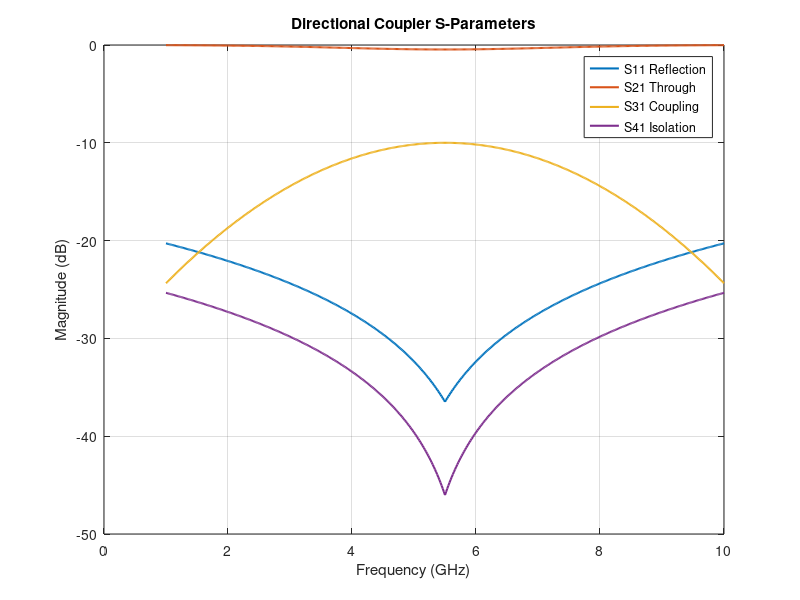
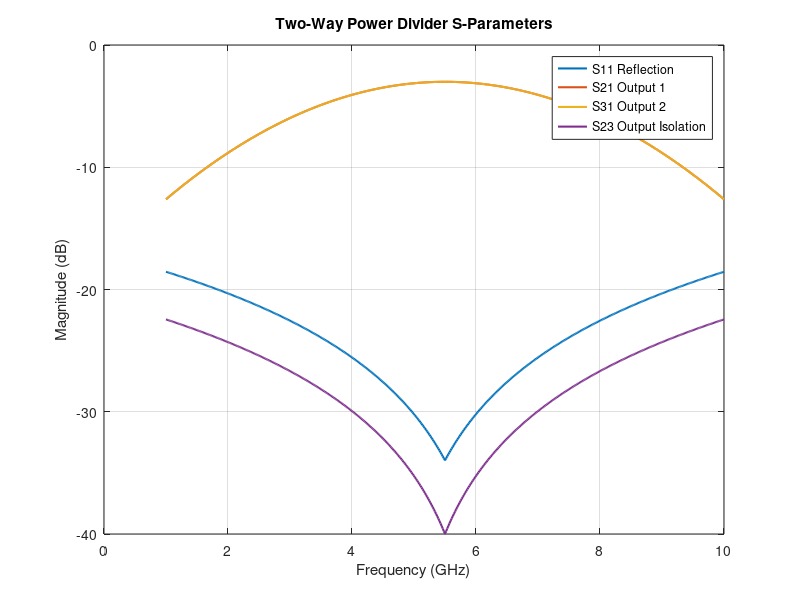
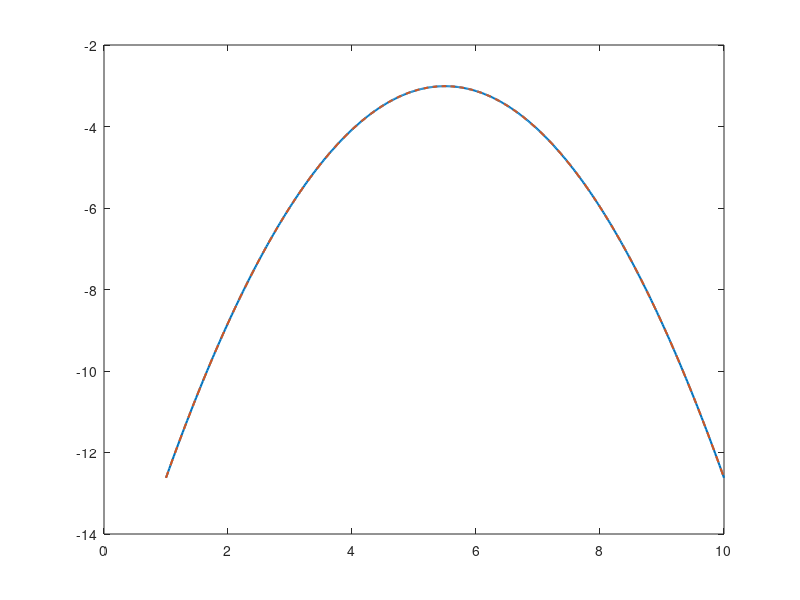

The MATLAB source for these figures, in order: (Note: this script raises an error after producing the figures.)

clc;
clear;
close all;

% Microwave Directional Coupler and Two-Way Power Divider
% S-Parameter Characterization

%% 1. Frequency setup
f = linspace(1e9,10e9,501);
fGHz = f/1e9;
f0 = 5.5e9;
x = (f-f0)/f0;

%% 2. Directional coupler model
C_dB = 10;
k0 = 10^(-C_dB/20);

k = k0.*exp(-0.5*(x/0.45).^2);
t = sqrt(1-k.^2);

S11_DC = 0.015+0.10*abs(x);
S21_DC = t;
S31_DC = 1i*k;
S41_DC = 0.005+0.06*abs(x);

S11_DC_dB = 20*log10(abs(S11_DC));
S21_DC_dB = 20*log10(abs(S21_DC));
S31_DC_dB = 20*log10(abs(S31_DC));
S41_DC_dB = 20*log10(abs(S41_DC));

%% 3. Two-way power divider model
bandResponse = exp(-0.5*(x/0.55).^2);

S11_PD = 0.02+0.12*abs(x);
S21_PD = (1/sqrt(2))*bandResponse.*exp(-1i*pi/2*(f/f0));
S31_PD = (1/sqrt(2))*bandResponse.*exp(-1i*pi/2*(f/f0));
S23_PD = 0.01+0.08*abs(x);

S11_PD_dB = 20*log10(abs(S11_PD));
S21_PD_dB = 20*log10(abs(S21_PD));
S31_PD_dB = 20*log10(abs(S31_PD));
S23_PD_dB = 20*log10(abs(S23_PD));

%% 4. Display center-frequency results
[~,idx] = min(abs(f-f0));

fprintf('CENTER FREQUENCY = %.2f GHz\n',f(idx)/1e9);
fprintf('\nDIRECTIONAL COUPLER\n');
fprintf('S11 = %.2f dB\n',S11_DC_dB(idx));
fprintf('S21 = %.2f dB\n',S21_DC_dB(idx));
fprintf('S31 = %.2f dB\n',S31_DC_dB(idx));
fprintf('S41 = %.2f dB\n',S41_DC_dB(idx));

fprintf('\nTWO-WAY POWER DIVIDER\n');
fprintf('S11 = %.2f dB\n',S11_PD_dB(idx));
fprintf('S21 = %.2f dB\n',S21_PD_dB(idx));
fprintf('S31 = %.2f dB\n',S31_PD_dB(idx));
fprintf('S23 = %.2f dB\n',S23_PD_dB(idx));

%% 5. Directional coupler S-parameters
figure;
plot(fGHz,S11_DC_dB,'LineWidth',1.5);
hold on;
plot(fGHz,S21_DC_dB,'LineWidth',1.5);
plot(fGHz,S31_DC_dB,'LineWidth',1.5);
plot(fGHz,S41_DC_dB,'LineWidth',1.5);
grid on;
xlabel('Frequency (GHz)');
ylabel('Magnitude (dB)');
title('Directional Coupler S-Parameters');
legend('S11 Reflection','S21 Through', ...
       'S31 Coupling','S41 Isolation','Location','best');

%% 6. Power divider S-parameters
figure;
plot(fGHz,S11_PD_dB,'LineWidth',1.5);
hold on;
plot(fGHz,S21_PD_dB,'LineWidth',1.5);
plot(fGHz,S31_PD_dB,'LineWidth',1.5);
plot(fGHz,S23_PD_dB,'LineWidth',1.5);
grid on;
xlabel('Frequency (GHz)');
ylabel('Magnitude (dB)');
title('Two-Way Power Divider S-Parameters');
legend('S11 Reflection','S21 Output 1', ...
       'S31 Output 2','S23 Output Isolation', ...
       'Location','best');

%% 7. Output power division comparison
figure;
plot(fGHz,S21_PD_dB,'LineWidth',1.5);
hold on;
plot(fGHz,S31_PD_dB,'--','LineWidth',1.5);
yline(-3.0103,':','Ideal equal split');
grid on;
xlabel('Frequency (GHz)');
ylabel('Transmission (dB)');
title('Power Divider Output Balance');
legend('S21','S31','Ideal -3.01 dB','Location','best');

%% 8. Return loss and VSWR
RL_DC = -S11_DC_dB;
RL_PD = -S11_PD_dB;

VSWR_DC = (1+abs(S11_DC))./(1-abs(S11_DC));
VSWR_PD = (1+abs(S11_PD))./(1-abs(S11_PD));

figure;

subplot(2,1,1);
plot(fGHz,RL_DC,'LineWidth',1.5);
hold on;
plot(fGHz,RL_PD,'LineWidth',1.5);
grid on;
xlabel('Frequency (GHz)');
ylabel('Return Loss (dB)');
title('Return Loss Comparison');
legend('Directional Coupler','Power Divider');

subplot(2,1,2);
plot(fGHz,VSWR_DC,'LineWidth',1.5);
hold on;
plot(fGHz,VSWR_PD,'LineWidth',1.5);
grid on;
xlabel('Frequency (GHz)');
ylabel('VSWR');
title('VSWR Comparison');
legend('Directional Coupler','Power Divider');
